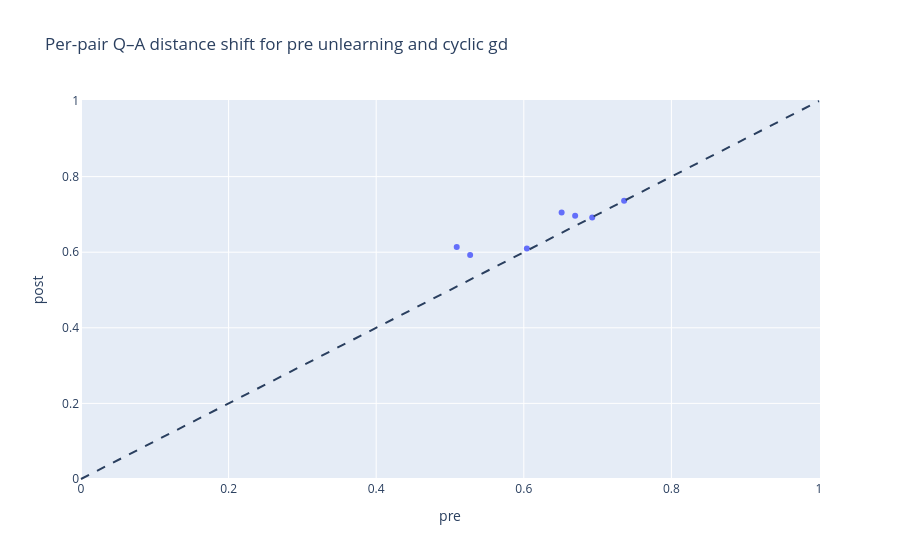

Notebook code cell kept with this figure:
### Code cell
import plotly.express as px

# histogram of change
px.histogram(dist_wide, x="delta", nbins=30,
             title="Δ Cosine distance (post – pre)").add_vline(x=0)

# scatter pre vs post
fig = px.scatter(dist_wide, x="pre", y="post",
                 title="Per-pair Q–A distance shift for pre unlearning and cyclic gd")
fig.add_shape(type="line", x0=0, y0=0, x1=1, y1=1,
              line=dict(dash="dash"))
fig.update_layout(xaxis_title="pre", yaxis_title="post")
fig.show()

### Figure 1 — Plotly figure (JSON) as saved in the notebook; plotly's stock layout.template omitted (floating-point values rounded to 4 significant figures)
{"data": [{"hovertemplate": "pre=%{x}<br>post=%{y}<extra></extra>", "legendgroup": "", "marker": {"color": "#636efa", "symbol": "circle"}, "mode": "markers", "name": "", "orientation": "v", "showlegend": false, "type": "scatter", "x": [0.5091, 0.6513, 0.6041, 0.6696, 0.7359, 0.6927, 0.5273], "xaxis": "x", "y": [0.6137, 0.705, 0.6096, 0.6965, 0.7363, 0.6915, 0.5925], "yaxis": "y"}], "layout": {"legend": {"tracegroupgap": 0}, "shapes": [{"line": {"dash": "dash"}, "type": "line", "x0": 0, "x1": 1, "y0": 0, "y1": 1}], "title": {"text": "Per-pair Q–A distance shift for pre unlearning and cyclic gd"}, "xaxis": {"anchor": "y", "domain": [0, 1], "title": {"text": "pre"}}, "yaxis": {"anchor": "x", "domain": [0, 1], "title": {"text": "post"}}}}
